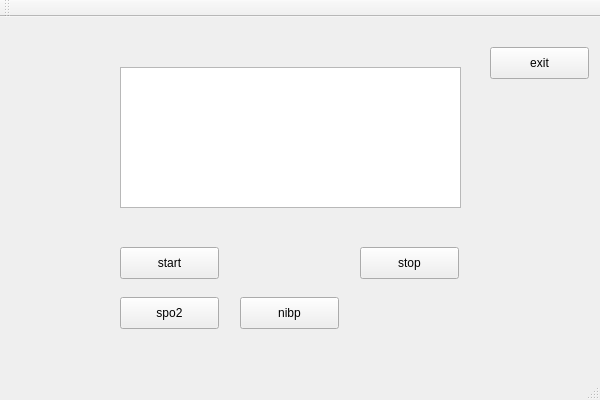
<?xml version="1.0" encoding="UTF-8"?>
<ui version="4.0">
 <class>MainWindow</class>
 <widget class="QMainWindow" name="MainWindow">
  <property name="geometry">
   <rect>
    <x>0</x>
    <y>0</y>
    <width>600</width>
    <height>400</height>
   </rect>
  </property>
  <property name="windowTitle">
   <string>MainWindow</string>
  </property>
  <widget class="QWidget" name="centralWidget">
   <widget class="QPushButton" name="pStart_btn">
    <property name="geometry">
     <rect>
      <x>120</x>
      <y>230</y>
      <width>99</width>
      <height>32</height>
     </rect>
    </property>
    <property name="text">
     <string>start</string>
    </property>
   </widget>
   <widget class="QPushButton" name="pStop_btn">
    <property name="geometry">
     <rect>
      <x>360</x>
      <y>230</y>
      <width>99</width>
      <height>32</height>
     </rect>
    </property>
    <property name="text">
     <string>stop</string>
    </property>
   </widget>
   <widget class="QTextBrowser" name="pMsg_Txt">
    <property name="geometry">
     <rect>
      <x>120</x>
      <y>50</y>
      <width>341</width>
      <height>141</height>
     </rect>
    </property>
   </widget>
   <widget class="QPushButton" name="pSpo2_btn">
    <property name="geometry">
     <rect>
      <x>120</x>
      <y>280</y>
      <width>99</width>
      <height>32</height>
     </rect>
    </property>
    <property name="text">
     <string>spo2</string>
    </property>
   </widget>
   <widget class="QPushButton" name="pExit_btn">
    <property name="geometry">
     <rect>
      <x>490</x>
      <y>30</y>
      <width>99</width>
      <height>32</height>
     </rect>
    </property>
    <property name="text">
     <string>exit</string>
    </property>
   </widget>
   <widget class="QPushButton" name="pNibp_btn">
    <property name="geometry">
     <rect>
      <x>240</x>
      <y>280</y>
      <width>99</width>
      <height>32</height>
     </rect>
    </property>
    <property name="text">
     <string>nibp</string>
    </property>
   </widget>
  </widget>
  <widget class="QMenuBar" name="menuBar">
   <property name="geometry">
    <rect>
     <x>0</x>
     <y>0</y>
     <width>600</width>
     <height>23</height>
    </rect>
   </property>
  </widget>
  <widget class="QToolBar" name="mainToolBar">
   <attribute name="toolBarArea">
    <enum>TopToolBarArea</enum>
   </attribute>
   <attribute name="toolBarBreak">
    <bool>false</bool>
   </attribute>
  </widget>
  <widget class="QStatusBar" name="statusBar"/>
 </widget>
 <layoutdefault spacing="6" margin="11"/>
 <resources/>
 <connections/>
</ui>
